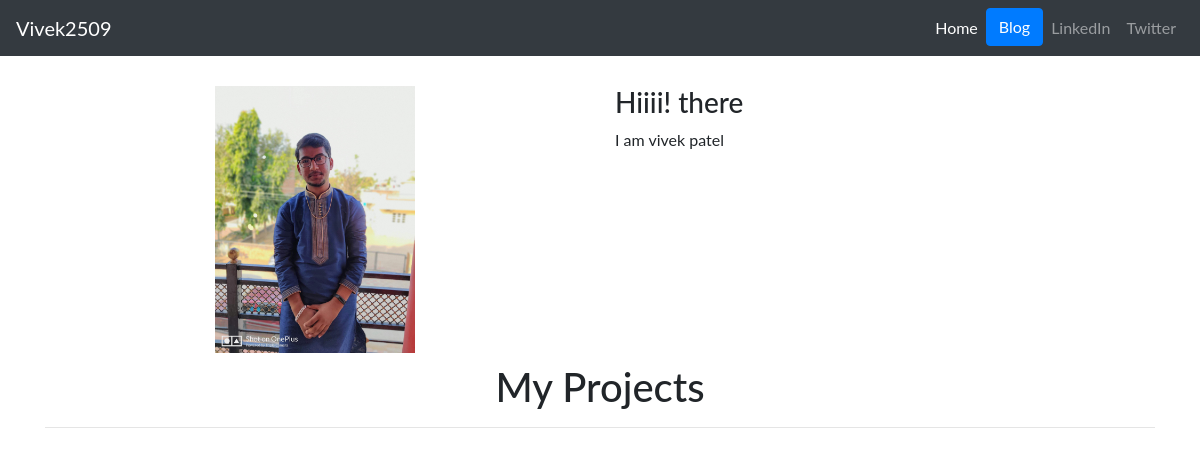
The app's page /, older data.
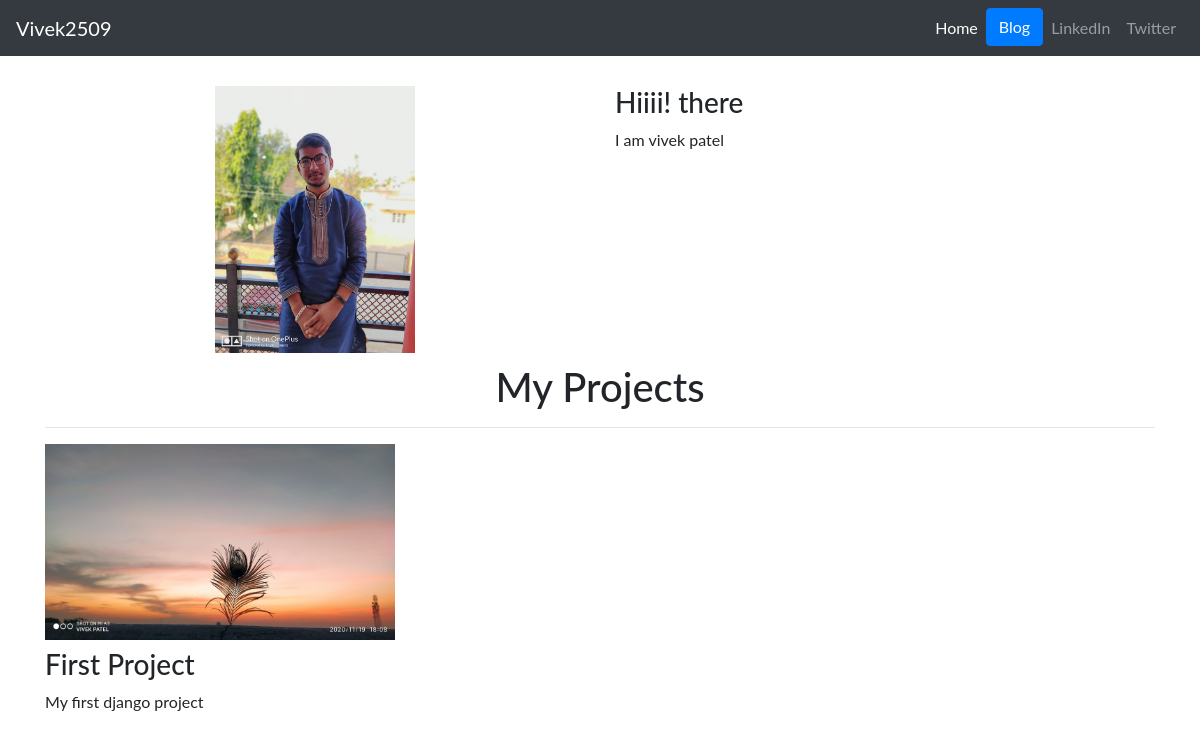
The same page, newer data.
### projects/models.py (models this page shows, shortened)
class Project(models.Model):
    title = models.CharField(max_length=100)
    description = models.CharField(max_length=250)
    image = models.ImageField(upload_to='projects/images/')
    url = models.URLField(blank=True)

### projects/views.py (the view)
# urls.py: path('', views.home, name='home'),
def home(request):
    projects = Project.objects.all()
    return render(request, 'projects/home.html', {'projects': projects})

### projects/templates/projects/home.html (shortened to what this page needs)
{% extends 'projects/base.html' %} {% block content %} {% load static %}
<div class="container">
  <div class="row" style="margin-top: 30px">
    <div class="col-6 text-center">
      <img
        class="img-fluid"
        src="{% static 'projects/vivek.jpg'%}"
        alt="vivek2509"
        height="200"
        width="200"
      />
    </div>
    <div class="col-6">
      <h3>Hiiii! there</h3>
      <p>I am vivek patel</p>
    </div>
  </div>
  <h1 class="text-center" style="margin-top: 10px">My Projects</h1>
  <hr />
  <div class="row">
    {% for project in projects %}
    <div class="col-lg-4 col-md-6">
      {% if project.url %}
      <a href="{{ project.url }}">
        <img src="{{ project.image.url }}" class="img-fluid mb-2" />
      </a>
      {% else %}
      <img src="{{ project.image.url }}" class="img-fluid mb-2" />
      {% endif %}
      <h3>{{ project.title }}</h3>
      <p>{{ project.description }}</p>
    </div>
    {% endfor %}
  </div>
  {% endblock %}

Row changes from the older to the newer data that the page shows:
added Project: image (picture), title "First Project", description "My first django project"
